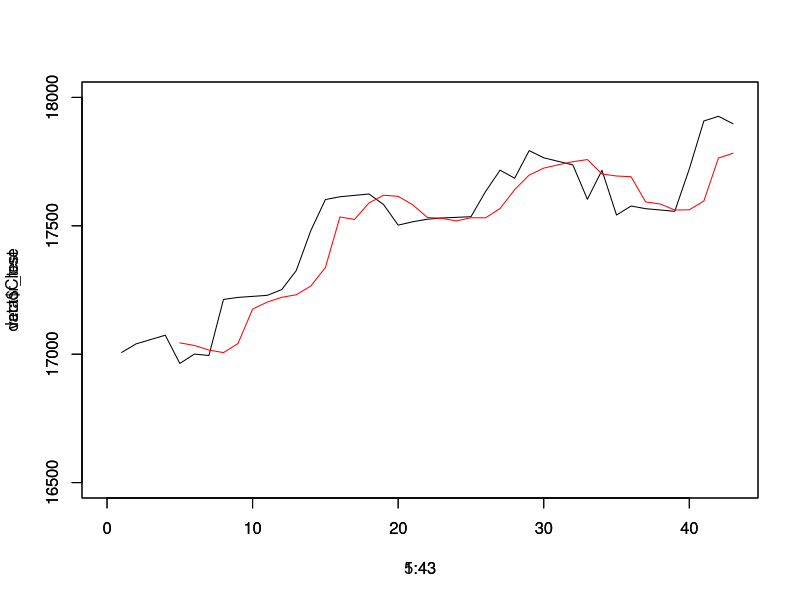

Recreate this plot in R.
# Model SVR iteratiu:

library(e1071)
library(dplyr)

setwd("C:/Users/Joan/Desktop/TFG") # PER CASA
#setwd("C:/Users/jcardons/Desktop/TFG_fe") # PER FEINA

data <- read.csv("dataset.csv")

data <- select(data, day, positive, negative, Open, High, Low, Close)
data <- tbl_df(data)

data_twitter <- data[1:43,2:3]
data_stock <- data[17:59,4:7]
data <- cbind(data_twitter, data_stock)
data <- tbl_df(data)

remove(data_stock, data_twitter)

answers <- as.matrix(data[5:43,6]) # 

# We'll train on 4 days, and test on the next

var <- 39
vector_test <- vector()

for(i in 1:var){ # 
  x_tr <- as.matrix(data[(i:(i+3)),1:5]) # 4 = i+3
  y_tr <- as.matrix(data[(i:(i+3)),6])
  
  model <- svm(x_tr, y_tr)
  
  x_tst <- as.matrix(data[(i+4),1:5]) # 5 i+4
  
  y_tst <- as.matrix(predict(model, x_tst))
  vector_test[i] <- y_tst
}

## Plot system


plot(x = 1:43, data$Close, type = "l", xlim=c(0,43), ylim=c(16500,18000))
par(new = T)
plot(x = 5:43, vector_test, type = "l", xlim=c(0,43), col = 'red',ylim=c(16500,18000))

# Compute MAPE:

at <- data$Close[5:43]
ft <- vector_test

mape <- 1/(length(5:43))*(sum(abs((at - ft)/at)))